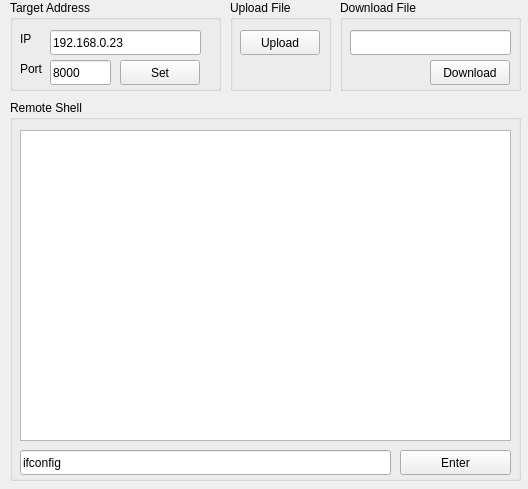
<?xml version="1.0" encoding="UTF-8"?>
<ui version="4.0">
 <class>MainWindow</class>
 <widget class="QMainWindow" name="MainWindow">
  <property name="geometry">
   <rect>
    <x>0</x>
    <y>0</y>
    <width>528</width>
    <height>489</height>
   </rect>
  </property>
  <property name="windowTitle">
   <string>CNC Server</string>
  </property>
  <widget class="QWidget" name="centralWidget">
   <widget class="QGroupBox" name="groupBox_TargetAddress">
    <property name="geometry">
     <rect>
      <x>10</x>
      <y>0</y>
      <width>211</width>
      <height>91</height>
     </rect>
    </property>
    <property name="title">
     <string>Target Address</string>
    </property>
    <widget class="QLineEdit" name="lineEdit_IP">
     <property name="geometry">
      <rect>
       <x>40</x>
       <y>30</y>
       <width>151</width>
       <height>25</height>
      </rect>
     </property>
     <property name="text">
      <string>192.168.0.23</string>
     </property>
    </widget>
    <widget class="QLabel" name="label_IP">
     <property name="geometry">
      <rect>
       <x>10</x>
       <y>30</y>
       <width>54</width>
       <height>17</height>
      </rect>
     </property>
     <property name="text">
      <string>IP</string>
     </property>
    </widget>
    <widget class="QLineEdit" name="lineEdit_Port">
     <property name="geometry">
      <rect>
       <x>40</x>
       <y>60</y>
       <width>61</width>
       <height>25</height>
      </rect>
     </property>
     <property name="text">
      <string>8000</string>
     </property>
    </widget>
    <widget class="QLabel" name="label_Port">
     <property name="geometry">
      <rect>
       <x>10</x>
       <y>60</y>
       <width>54</width>
       <height>17</height>
      </rect>
     </property>
     <property name="text">
      <string>Port</string>
     </property>
    </widget>
    <widget class="QPushButton" name="pushButton_Test">
     <property name="geometry">
      <rect>
       <x>110</x>
       <y>60</y>
       <width>80</width>
       <height>25</height>
      </rect>
     </property>
     <property name="text">
      <string>Set</string>
     </property>
    </widget>
   </widget>
   <widget class="QGroupBox" name="groupBox_RemoteShell">
    <property name="geometry">
     <rect>
      <x>10</x>
      <y>100</y>
      <width>511</width>
      <height>381</height>
     </rect>
    </property>
    <property name="title">
     <string>Remote Shell</string>
    </property>
    <widget class="QTextEdit" name="textEdit_Shell">
     <property name="geometry">
      <rect>
       <x>10</x>
       <y>30</y>
       <width>491</width>
       <height>311</height>
      </rect>
     </property>
    </widget>
    <widget class="QPushButton" name="pushButton_Enter">
     <property name="geometry">
      <rect>
       <x>390</x>
       <y>350</y>
       <width>111</width>
       <height>25</height>
      </rect>
     </property>
     <property name="text">
      <string>Enter</string>
     </property>
    </widget>
    <widget class="QLineEdit" name="lineEdit_Command">
     <property name="geometry">
      <rect>
       <x>10</x>
       <y>350</y>
       <width>371</width>
       <height>25</height>
      </rect>
     </property>
     <property name="text">
      <string>ifconfig</string>
     </property>
    </widget>
   </widget>
   <widget class="QGroupBox" name="groupBox_Upload">
    <property name="geometry">
     <rect>
      <x>230</x>
      <y>0</y>
      <width>101</width>
      <height>91</height>
     </rect>
    </property>
    <property name="title">
     <string>Upload File</string>
    </property>
    <widget class="QPushButton" name="pushButton_Upload">
     <property name="geometry">
      <rect>
       <x>10</x>
       <y>30</y>
       <width>80</width>
       <height>25</height>
      </rect>
     </property>
     <property name="text">
      <string>Upload</string>
     </property>
    </widget>
   </widget>
   <widget class="QGroupBox" name="groupBox_Download">
    <property name="geometry">
     <rect>
      <x>340</x>
      <y>0</y>
      <width>181</width>
      <height>91</height>
     </rect>
    </property>
    <property name="title">
     <string>Download File</string>
    </property>
    <widget class="QPushButton" name="pushButton_Download">
     <property name="geometry">
      <rect>
       <x>90</x>
       <y>60</y>
       <width>80</width>
       <height>25</height>
      </rect>
     </property>
     <property name="text">
      <string>Download</string>
     </property>
    </widget>
    <widget class="QLineEdit" name="lineEdit_Download">
     <property name="geometry">
      <rect>
       <x>10</x>
       <y>30</y>
       <width>161</width>
       <height>25</height>
      </rect>
     </property>
    </widget>
   </widget>
  </widget>
 </widget>
 <layoutdefault spacing="6" margin="11"/>
 <resources/>
 <connections/>
</ui>
